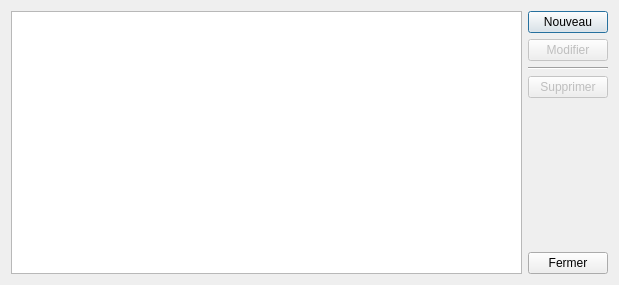
<?xml version="1.0" encoding="UTF-8"?>
<ui version="4.0">
 <class>Dialog</class>
 <widget class="QDialog" name="Dialog">
  <property name="geometry">
   <rect>
    <x>0</x>
    <y>0</y>
    <width>619</width>
    <height>285</height>
   </rect>
  </property>
  <property name="windowTitle">
   <string>Liste Des Fokontany</string>
  </property>
  <property name="windowIcon">
   <iconset resource="../icons.qrc">
    <normaloff>:/sig/icone/marker--pencil.png</normaloff>:/sig/icone/marker--pencil.png</iconset>
  </property>
  <layout class="QHBoxLayout" name="horizontalLayout">
   <item>
    <widget class="QTableWidget" name="tableWidget">
     <property name="editTriggers">
      <set>QAbstractItemView::NoEditTriggers</set>
     </property>
     <property name="selectionMode">
      <enum>QAbstractItemView::SingleSelection</enum>
     </property>
     <property name="selectionBehavior">
      <enum>QAbstractItemView::SelectRows</enum>
     </property>
     <attribute name="horizontalHeaderDefaultSectionSize">
      <number>150</number>
     </attribute>
    </widget>
   </item>
   <item>
    <layout class="QVBoxLayout" name="verticalLayout">
     <item>
      <widget class="QPushButton" name="pushButtonNouveau">
       <property name="text">
        <string>Nouveau</string>
       </property>
       <property name="icon">
        <iconset resource="../icons.qrc">
         <normaloff>:/std/icone/if_plus_circle_12296.png</normaloff>:/std/icone/if_plus_circle_12296.png</iconset>
       </property>
      </widget>
     </item>
     <item>
      <widget class="QPushButton" name="pushButtonModifier">
       <property name="enabled">
        <bool>false</bool>
       </property>
       <property name="text">
        <string>Modifier</string>
       </property>
       <property name="icon">
        <iconset resource="../icons.qrc">
         <normaloff>:/std/icone/if_pencil_14623.png</normaloff>:/std/icone/if_pencil_14623.png</iconset>
       </property>
      </widget>
     </item>
     <item>
      <widget class="Line" name="line">
       <property name="orientation">
        <enum>Qt::Horizontal</enum>
       </property>
      </widget>
     </item>
     <item>
      <widget class="QPushButton" name="pushButtonSupprimer">
       <property name="enabled">
        <bool>false</bool>
       </property>
       <property name="text">
        <string>Supprimer</string>
       </property>
       <property name="icon">
        <iconset resource="../icons.qrc">
         <normaloff>:/std/icone/if_minus_10199.png</normaloff>:/std/icone/if_minus_10199.png</iconset>
       </property>
      </widget>
     </item>
     <item>
      <spacer name="verticalSpacer">
       <property name="orientation">
        <enum>Qt::Vertical</enum>
       </property>
       <property name="sizeHint" stdset="0">
        <size>
         <width>20</width>
         <height>40</height>
        </size>
       </property>
      </spacer>
     </item>
     <item>
      <widget class="QPushButton" name="pushButtonFermer">
       <property name="text">
        <string>Fermer</string>
       </property>
      </widget>
     </item>
    </layout>
   </item>
  </layout>
 </widget>
 <resources>
  <include location="../icons.qrc"/>
 </resources>
 <connections/>
</ui>
